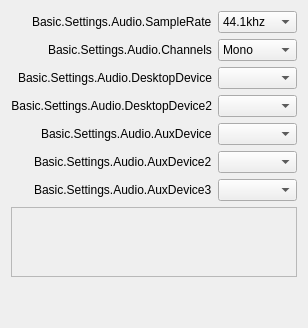
       <widget class="QWidget" name="audioPage">
        <layout class="QFormLayout" name="formLayout">
         <property name="fieldGrowthPolicy">
          <enum>QFormLayout::AllNonFixedFieldsGrow</enum>
         </property>
         <property name="labelAlignment">
          <set>Qt::AlignRight|Qt::AlignTrailing|Qt::AlignVCenter</set>
         </property>
         <item row="0" column="0">
          <widget class="QLabel" name="label_14">
           <property name="text">
            <string>Basic.Settings.Audio.SampleRate</string>
           </property>
           <property name="buddy">
            <cstring>sampleRate</cstring>
           </property>
          </widget>
         </item>
         <item row="0" column="1">
          <widget class="QComboBox" name="sampleRate">
           <property name="currentText">
            <string notr="true">44.1khz</string>
           </property>
           <property name="currentIndex">
            <number>0</number>
           </property>
           <item>
            <property name="text">
             <string>44.1khz</string>
            </property>
           </item>
           <item>
            <property name="text">
             <string>48khz</string>
            </property>
           </item>
          </widget>
         </item>
         <item row="1" column="0">
          <widget class="QLabel" name="label_15">
           <property name="text">
            <string>Basic.Settings.Audio.Channels</string>
           </property>
           <property name="buddy">
            <cstring>channelSetup</cstring>
           </property>
          </widget>
         </item>
         <item row="1" column="1">
          <widget class="QComboBox" name="channelSetup">
           <property name="currentText">
            <string>Mono</string>
           </property>
           <property name="currentIndex">
            <number>0</number>
           </property>
           <item>
            <property name="text">
             <string>Mono</string>
            </property>
           </item>
           <item>
            <property name="text">
             <string>Stereo</string>
            </property>
           </item>
           <item>
            <property name="text">
             <string>2.1</string>
            </property>
           </item>
           <item>
            <property name="text">
             <string>4.0 Quad</string>
            </property>
           </item>
           <item>
            <property name="text">
             <string>4.1</string>
            </property>
           </item>
           <item>
            <property name="text">
             <string>5.1</string>
            </property>
           </item>
           <item>
            <property name="text">
             <string>7.1</string>
            </property>
           </item>
          </widget>
         </item>
         <item row="2" column="0">
          <widget class="QLabel" name="label_2">
           <property name="minimumSize">
            <size>
             <width>170</width>
             <height>0</height>
            </size>
           </property>
           <property name="text">
            <string>Basic.Settings.Audio.DesktopDevice</string>
           </property>
           <property name="alignment">
            <set>Qt::AlignRight|Qt::AlignTrailing|Qt::AlignVCenter</set>
           </property>
           <property name="buddy">
            <cstring>desktopAudioDevice1</cstring>
           </property>
          </widget>
         </item>
         <item row="2" column="1">
          <widget class="QComboBox" name="desktopAudioDevice1">
           <property name="enabled">
            <bool>true</bool>
           </property>
          </widget>
         </item>
         <item row="3" column="0">
          <widget class="QLabel" name="label_3">
           <property name="text">
            <string>Basic.Settings.Audio.DesktopDevice2</string>
           </property>
           <property name="alignment">
            <set>Qt::AlignRight|Qt::AlignTrailing|Qt::AlignVCenter</set>
           </property>
           <property name="buddy">
            <cstring>desktopAudioDevice2</cstring>
           </property>
          </widget>
         </item>
         <item row="3" column="1">
          <widget class="QComboBox" name="desktopAudioDevice2">
           <property name="enabled">
            <bool>true</bool>
           </property>
          </widget>
         </item>
         <item row="4" column="0">
          <widget class="QLabel" name="label_4">
           <property name="text">
            <string>Basic.Settings.Audio.AuxDevice</string>
           </property>
           <property name="buddy">
            <cstring>auxAudioDevice1</cstring>
           </property>
          </widget>
         </item>
         <item row="4" column="1">
          <widget class="QComboBox" name="auxAudioDevice1">
           <property name="enabled">
            <bool>true</bool>
           </property>
          </widget>
         </item>
         <item row="5" column="0">
          <widget class="QLabel" name="label_5">
           <property name="text">
            <string>Basic.Settings.Audio.AuxDevice2</string>
           </property>
           <property name="buddy">
            <cstring>auxAudioDevice2</cstring>
           </property>
          </widget>
         </item>
         <item row="5" column="1">
          <widget class="QComboBox" name="auxAudioDevice2">
           <property name="enabled">
            <bool>true</bool>
           </property>
          </widget>
         </item>
         <item row="6" column="0">
          <widget class="QLabel" name="label_6">
           <property name="text">
            <string>Basic.Settings.Audio.AuxDevice3</string>
           </property>
           <property name="buddy">
            <cstring>auxAudioDevice3</cstring>
           </property>
          </widget>
         </item>
         <item row="6" column="1">
          <widget class="QComboBox" name="auxAudioDevice3">
           <property name="enabled">
            <bool>true</bool>
           </property>
          </widget>
         </item>
         <item row="7" column="0" colspan="2">
          <widget class="QScrollArea" name="audioSourceScrollArea">
           <property name="widgetResizable">
            <bool>true</bool>
           </property>
           <widget class="QWidget" name="audioSourceWidget">
            <property name="geometry">
             <rect>
              <x>0</x>
              <y>0</y>
              <width>63</width>
              <height>16</height>
             </rect>
            </property>
           </widget>
          </widget>
         </item>
         <item row="8" column="1">
          <widget class="QLabel" name="audioMsg">
           <property name="styleSheet">
            <string notr="true">color: rgb(255, 0, 4);</string>
           </property>
           <property name="text">
            <string notr="true"/>
           </property>
           <property name="wordWrap">
            <bool>true</bool>
           </property>
          </widget>
         </item>
         <item row="9" column="1">
          <widget class="QLabel" name="audioMsg_2">
           <property name="text">
            <string notr="true"/>
           </property>
           <property name="wordWrap">
            <bool>true</bool>
           </property>
           <property name="themeID" stdset="0">
            <string notr="true">warning</string>
           </property>
          </widget>
         </item>
        </layout>
       </widget>
